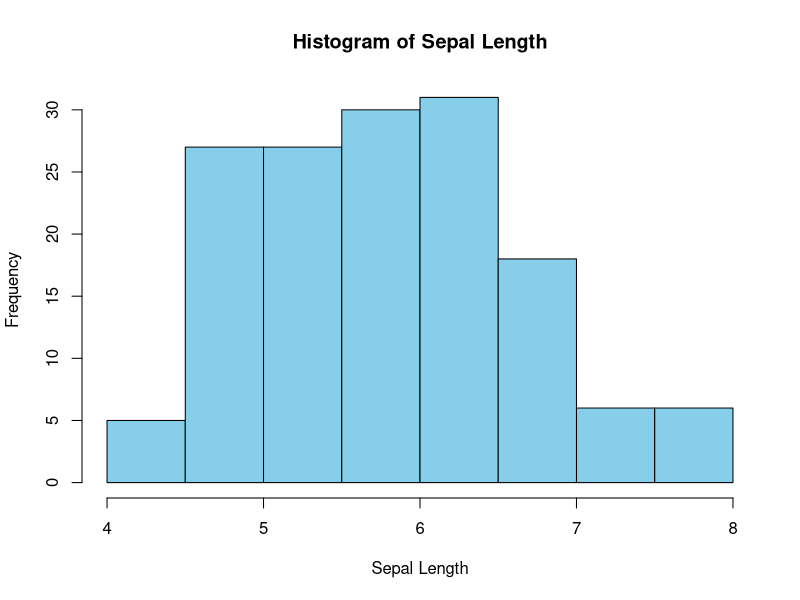
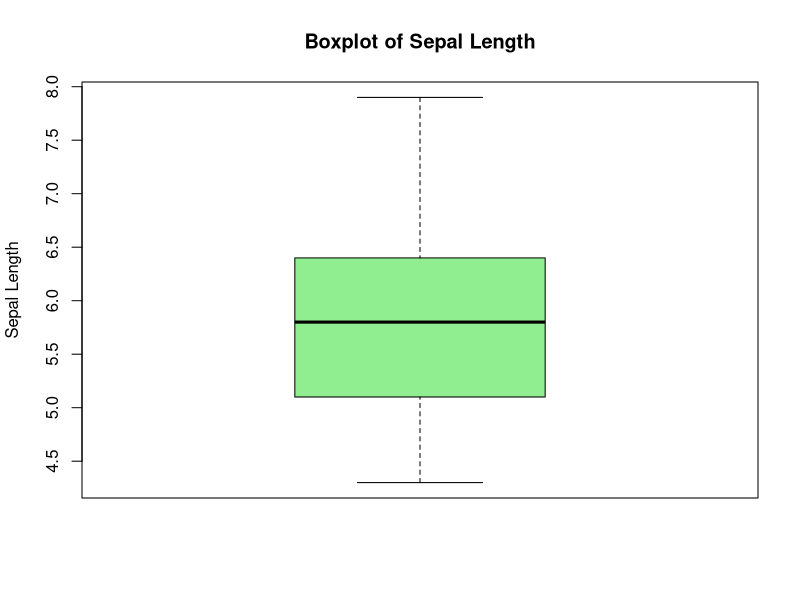
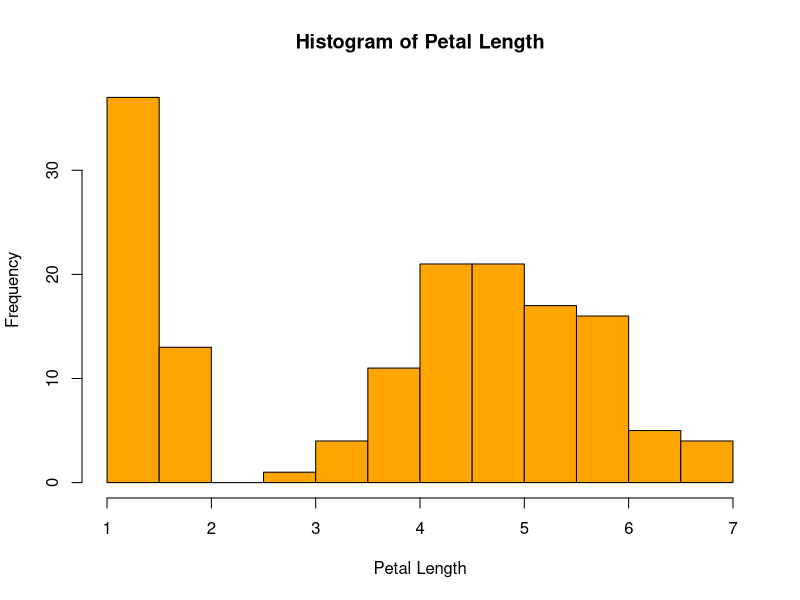

R code for these plots, in order:

# Name: Mokshasri Bellamkonda
# Roll No: 04
# Div: B

# PRACTICAL NO. 2
# Import a Dataset into R, Inspect its Structure,
# Summarize Variable Types and Distributions,
# and Identify Missing Values.


# PART A: Load the Iris Dataset

data(iris)

# Display first six records
head(iris)

# Display last six records
tail(iris)


# PART B: Inspect Dataset Structure

# Display structure
str(iris)

# Display dimensions
dim(iris)

# Display column names
names(iris)

# Display dataset class
class(iris)

# Display number of rows
nrow(iris)

# Display number of columns
ncol(iris)


# PART C: Summarize Variable Types and Distributions

# Summary statistics
summary(iris)

# Display data types of all columns
sapply(iris, class)

# Frequency distribution of Species
table(iris$Species)


# PART D: Visualize Distributions

# Histogram of Sepal Length
hist(iris$Sepal.Length,
     main = "Histogram of Sepal Length",
     xlab = "Sepal Length",
     col = "skyblue",
     border = "black")

# Boxplot of Sepal Length
boxplot(iris$Sepal.Length,
        main = "Boxplot of Sepal Length",
        ylab = "Sepal Length",
        col = "lightgreen")

# Histogram of Petal Length
hist(iris$Petal.Length,
     main = "Histogram of Petal Length",
     xlab = "Petal Length",
     col = "orange",
     border = "black")


# PART E: Identify Missing Values

# Total missing values
sum(is.na(iris))

# Column-wise missing values
colSums(is.na(iris))

# Check missing values in each row
rowSums(is.na(iris))


# PART F: Additional Example - Titanic Dataset

# Load Titanic dataset
data(Titanic)

# Display dataset
print(Titanic)

# Display structure
str(Titanic)

# Display summary
summary(Titanic)

# Check total missing values
sum(is.na(Titanic))

# Check missing values column-wise
apply(Titanic, 1:3, function(x) sum(is.na(x)))


# RESULT

cat("\nPractical No. 2 Completed Successfully\n")
cat("Name: Mokshasri Bellamkonda\n")
cat("Roll No: 04\n")
cat("Division: B\n")
